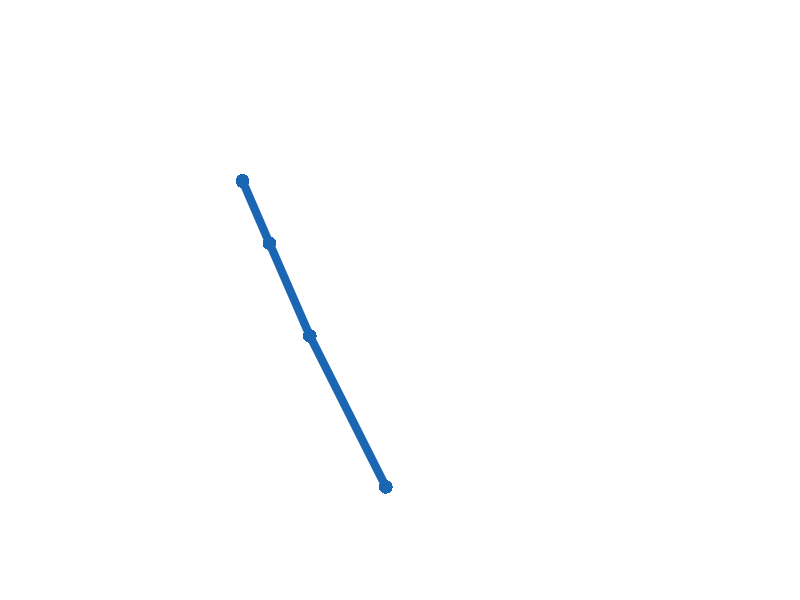

MATLAB code for this plot: (Note: this script raises an error after producing the figure.)
function [] = self_contained

clear; clc; D = 2;

%% Set parameters
w1 = 1; w2 = 30; w3 = 100; damping = 0.1; num_iters = 50;

%% Load data
load('radii.mat'); load('blocks.mat'); load('centers.mat');

%% Set up data structures
parents = {[], 1, 2};
limits = cell(length(blocks), 1);
for i = 1:length(blocks)
    limits{i}.theta_min = -pi/2;
    limits{i}.theta_max = 0; 
end
[restpose_edges, edge_indices] = compute_restpose_edges(centers, blocks);
I = eye(D * length(centers), D * length(centers));
figure; axis equal; axis off; hold on; xlim([-50; 60]); ylim([0; 70]); h_model = zeros(0, 1);

%% Optimizaion
while true
    
    %% Click the target
    [data_points, h_model] = set_target(centers, blocks, h_model);
    
    for i = 1:num_iters
        
        %% Fitting energy
        [f1, J1] = jacobian_icp(centers, {4}, data_points, D);
        
        %% Shape preservation energy
        [f2, J2] = jacobian_arap(centers, blocks, edge_indices, restpose_edges, D);
        
        %% Joint limits
        [f3, J3] = jacobian_joint_limits(centers, blocks, edge_indices, restpose_edges, restpose_edges, parents, limits, D);
        
        %% Fix the root point
        J1(:, 1:2) = 0; J2(:, 1:2) = 0; J3(:, 1:2) = 0;
        
        %% Compute update
        LHS = damping * I + w1 * (J1' * J1) + w2 * (J2' * J2) + w3 * (J3' * J3);
        rhs = w1 * (J1' * f1) + w2 * (J2' * f2) + w3 * (J3' * f3);
        delta = -  LHS \ rhs;
        
        %% Apply update
        for o = 1:length(centers), centers{o} = centers{o} + delta(D * o - D + 1:D * o); end
    end
end

end


function [F, J] = jacobian_joint_limits(centers, blocks, edge_indices, restpose_edges, initial_edges, parents, limits, D)

%% Compute current rotations
rotation = @(x) [cos(x), -sin(x); sin(x), cos(x)];
rotations = cell(length(blocks), 1);
edge_ids = zeros(0, 1);
k = 1;
for i = 1:length(edge_indices)
    edge_ids(i) = k;
    for j = 1:length(edge_indices{i})
        e = restpose_edges{k};
        c = centers{edge_indices{i}{j}(1)};
        d = centers{edge_indices{i}{j}(2)};   
        rotations{k} = rotation(real(vrrotvec2D(e, d - c))); 
        k = k + 1;
    end
end

%% Compute clamped rotations for joint limits
limits_rotations = cell(length(rotations), 1);
for i = 1:length(edge_indices)
    if isempty(parents{i}), continue; end
    
    parent_rotation = rotations{edge_ids(parents{i})};
    child_rotation =  rotations{edge_ids(i)};
    parent_edge = parent_rotation * restpose_edges{edge_ids(parents{i})};
    child_edge = child_rotation * restpose_edges{edge_ids(i)};
    
    G = rotation(vrrotvec2D(parent_edge, initial_edges{edge_ids(parents{i})}));
    rotated_parent_edge = G * parent_edge; rotated_child_edge = G * child_edge;
    
    theta = vrrotvec2D(rotated_parent_edge, rotated_child_edge);
    if theta > limits{i}.theta_min && theta < limits{i}.theta_max, continue; end
    
    theta_limited = max(theta, limits{i}.theta_min);
    theta_limited = min(theta_limited, limits{i}.theta_max);
    limits_rotations{edge_ids(i)} = G' * rotation(theta_limited) * rotation(theta)' * G * rotations{edge_ids(i)};
end

%% Build the joint limits jacobian
k = 0;
F = zeros(2, 1);
J = zeros(2, length(centers) * D);
for i = 1:length(edge_indices)
    for j = 1:length(edge_indices{i})
        k = k + 1;
        if isempty(limits_rotations{k}), continue; end
        
        index1 = edge_indices{i}{j}(1);
        index2 = edge_indices{i}{j}(2);
        b = centers{index1}; c = centers{index2};
        e = limits_rotations{k} * restpose_edges{k};
        
        F(D * (k - 1) + 1: D * k) = c - b - e;
        J(D * (k - 1) + 1: D * k, D * (index1 - 1) + 1:D * index1) = -eye(D, D);
        J(D * (k - 1) + 1: D * k, D * (index2 - 1) + 1:D * index2) = eye(D, D);
        
    end
end
end


function [F, J] = jacobian_icp(centers, model_indices, data_points, D)

num_points = length(data_points);
F = zeros(num_points * D, 1);
J = zeros(num_points * D, length(centers) * D);

for i = 1:num_points
    p = data_points{i};
    index =  model_indices{i};
    c1 = centers{index(1)};
    
    F(D * i - D + 1:D * i) = (c1 - p);
    J(D * i - D + 1:D * i, D * index(1) - D + 1:D * index(1)) = eye(D, D);
end

end

function [F, J] = jacobian_arap(centers, blocks, edge_indices, restpose_edges, D)

num_centers = length(centers);
num_blocks = length(blocks);
k = 1;
F = zeros(num_blocks * D, 1);
J = zeros(num_blocks * D, num_centers * D);
for i = 1:length(edge_indices)
    for j = 1:length(edge_indices{i})
        index1 = edge_indices{i}{j}(1);
        index2 = edge_indices{i}{j}(2);
        b = centers{index1}; c = centers{index2};
        e = (c - b) / norm(c - b) * norm(restpose_edges{k});
        F(D * (k - 1) + 1: D * k) = c - b - e;
        J(D * (k - 1) + 1: D * k, D * (index1 - 1) + 1:D * index1) = -eye(D, D);
        J(D * (k - 1) + 1: D * k, D * (index2 - 1) + 1:D * index2) = eye(D, D);
        k = k + 1;
    end
end

end

function [restpose_edges, edge_indices] = compute_restpose_edges(centers, blocks)
edge_indices = cell(length(blocks), 1);
restpose_edges = cell(length(blocks), 1);
k = 1;
for i = 1:length(blocks)
    index = nchoosek(blocks{i}, 2);
    for j = 1:size(index, 1)
        edge_indices{i}{j} = [index(j, :)];
        restpose_edges{k} = centers{edge_indices{i}{j}(2)} - centers{edge_indices{i}{j}(1)};
        k = k + 1;
    end
end
end


function [data_points, h_model] = set_target(centers, blocks, h_model)

delete(h_model); h_model = zeros(0, 1);
for j = 1:length(blocks), c1 = centers{blocks{j}(1)};  c2 = centers{blocks{j}(2)};
    h_model(end + 1) = scatter(c1(1), c1(2), 100, [0.1, 0.4, 0.7], 'o', 'filled');
    h_model(end + 1) = scatter(c2(1), c2(2), 100, [0.1, 0.4, 0.7], 'o', 'filled');
    h_model(end + 1) = line([c1(1), c2(1)], [c1(2), c2(2)], 'color', [0.1, 0.4, 0.7], 'lineWidth', 6);
end;
[x, y, ~] = ginput(1); data_points = {[x; y]};
scatter(data_points{1}(1), data_points{1}(2),  20, [0.9, 0.3, 0.5], 'o', 'filled' ); drawnow;
xlim([-50; 60]); ylim([0; 70]);

end


function [theta] = vrrotvec2D(a, b)

rotation = @(x) [cos(x), -sin(x); sin(x), cos(x)];
theta = acos(a' * b / norm(a) / norm(b));
if norm(b / norm(b) - rotation(theta) * a / norm(a)) > 1e-10,
    theta = - theta; 
end
end










